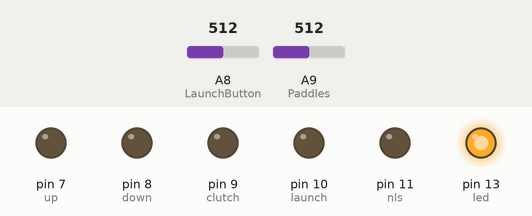
This program was run on a simulated Teensy 3. Shown: output pins drawn as LEDs (lit = HIGH). The test bench sets the inputs (shaded band); at power-on: A9 (Paddles) = 512, A8 (LaunchButton) = 512. What the program prints to the serial monitor is not drawn.

Above: at 1.2 s.
1.3 s: A9 (Paddles) set to 115
At 1.48 s:
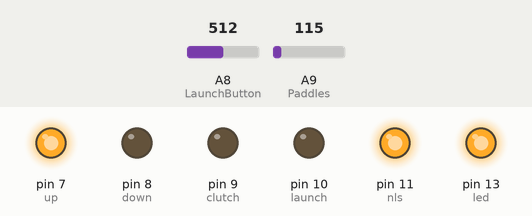
3.1 s: A9 (Paddles) set to 105
At 3.36 s:
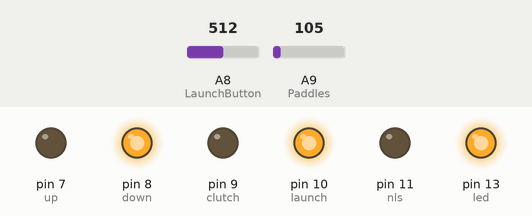
4.9 s: A8 (LaunchButton) set to 131
7.1 s: A8 (LaunchButton) set to 125
At 8.4 s:
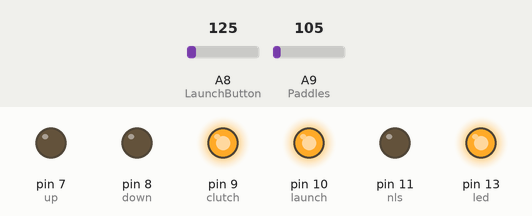
Timing chart, 0 to 10.1 s (numbered marks = the images above; inputs shaded):
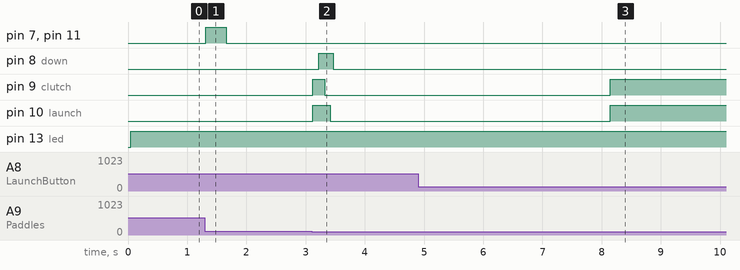

The program:

main.cpp
```cpp
#include <Arduino.h>

int led = 13;
int up = 7;
int down = 8;
int clutch = 9;
int launch = 10;
int nls = 11;
int LaunchButton = 22;
int Paddles = 23;
int LaunchControl = 0;
int countup = 0;
int countuprel = 1;
int countdown = 0;
int countdownrel = 1;
// test
void setup()
{
  // initialize the digital pin as an output.
  Serial.begin(9600);
  pinMode(led, OUTPUT);
  pinMode(up, OUTPUT);
  pinMode(down, OUTPUT);
  pinMode(clutch, OUTPUT);
  pinMode(launch, OUTPUT);
  pinMode(nls, OUTPUT);
  analogRead(LaunchButton);
  analogRead(Paddles);
}
int LaunchValue = analogRead(LaunchButton);
int PaddleValue = analogRead(Paddles);

int Launch()
{
  Serial.println("Launch");
  int LaunchValue = analogRead(LaunchButton);
  // Set sensor to read Green only
  while (LaunchValue > 115 && LaunchValue < 126)
  {
    digitalWrite(clutch, HIGH);
    digitalWrite(launch, HIGH);
    Serial.println("inside");
    int LaunchValue = analogRead(LaunchButton);
    if (LaunchValue > 145 && LaunchValue < 155)
    {
      Serial.println("break");
      break;
    }
  }
  digitalWrite(launch, LOW);
  delay(2000);
  digitalWrite(clutch, LOW);
  return 0;
}

void loop()
{

  Serial.println("Launch");

  // 152 is stock reading
  // 121 is the Launch Button
  // 112 is the Up Paddle
  // 101 is the Down Paddle
  delay(50);

  digitalWrite(led, HIGH);

  int LaunchValue = analogRead(LaunchButton);
  // print out the value you read:
  Serial.println(LaunchValue);

  int PaddleValue = analogRead(Paddles);

  // delay(10);
  //  print out the value you read:
  // Serial.println(PaddleValue);

  // Up Shift

  if (PaddleValue > 108 && PaddleValue < 117 && countuprel > countup)
  {
    // 112 is the Up Paddle
    digitalWrite(nls, HIGH);
    digitalWrite(up, HIGH);
    // Serial.println("insideuploop");
     delay(300);
    countup++;
  }

  else if (PaddleValue > 145 && countup == countuprel)
  {
    countuprel++;
    Serial.println(countuprel);
    // Serial.println("insideupelseloop");
    delay(100);
  }

  // Down Shift

  else if (PaddleValue > 96 && PaddleValue < 106 && countdownrel > countdown)
  {
    // 101 is the Down Paddle
    digitalWrite(clutch, HIGH);
    digitalWrite(launch, HIGH);
    // Serial.println("test");
    delay(100);
    digitalWrite(down, HIGH);
    delay(100);
    digitalWrite(clutch, LOW);
    delay(100);
    digitalWrite(launch, LOW);
    countdown++;
  }

  else if (PaddleValue > 145 && countdown == countdownrel)
  {
    countdownrel++;
    // Serial.println(countuprel);
    // Serial.println("insideupelseloop");
    delay(100);
  }

  // LaunchControl

  else if (LaunchValue > 115 && LaunchValue < 126)
  {
    Serial.println("Launch else if");
    delay(1000);
    LaunchControl = Launch();
  }

  else
  {

    digitalWrite(down, LOW);
    digitalWrite(up, LOW);
    digitalWrite(nls, LOW);
    digitalWrite(clutch, LOW);
    digitalWrite(launch, LOW);
  }
}
```

Measured:
- the behaviour switches between 106 and 105 on A9 (Paddles) (found by bisection; images 1 and 2)
- the behaviour switches between 126 and 125 on A8 (LaunchButton) (found by bisection; images 2 and 3)
- after the input at 1.3 s, pin 7 (up), pin 11 (nls): LOW → HIGH at once, → LOW 0.35 s later
- after the input at 3.1 s, pin 8 (down): LOW → HIGH after 0.12 s, → LOW 0.25 s later; pin 9 (clutch): LOW → HIGH at once, → LOW 0.20 s later; pin 10 (launch): LOW → HIGH at once, → LOW 0.30 s later
- after the input at 7.1 s, pin 9 (clutch), pin 10 (launch): LOW → HIGH after 1.0 s
